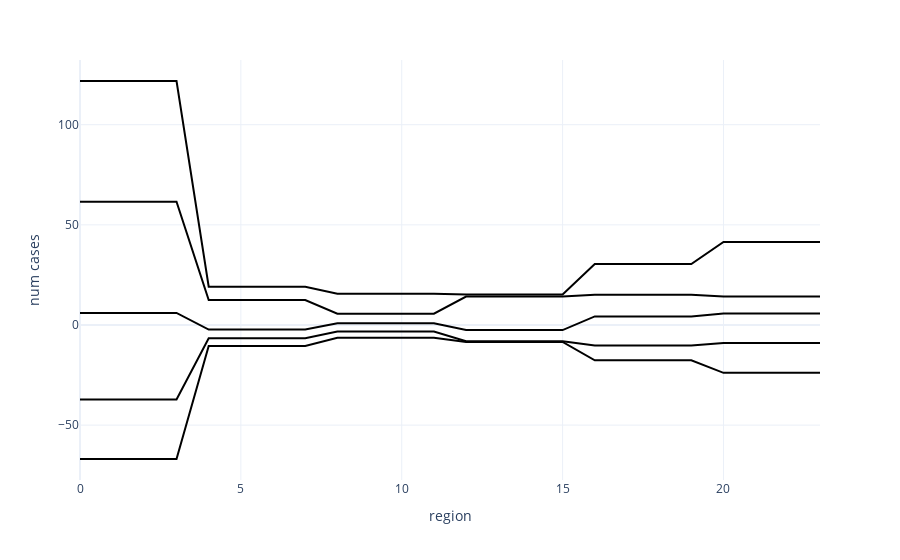

Notebook code cell kept with this figure:
### Code cell
# Plotting
plot_process(agg_gp_draws)

### Figure 1 — Plotly figure (JSON) as saved in the notebook; plotly's stock layout.template omitted (floating-point values rounded to 4 significant figures)
{"data": [{"hovertemplate": "<extra></extra>", "legendgroup": "", "line": {"color": "black", "dash": "solid"}, "marker": {"symbol": "circle"}, "mode": "lines", "name": "", "orientation": "v", "showlegend": false, "type": "scatter", "xaxis": "x", "yaxis": "y"}, {"line": {"color": "black"}, "type": "scatter", "x": [0, 1, 2, 3, 4, 5, 6, 7, 8, 9, 10, 11, 12, 13, 14, 15, 16, 17, 18, 19, 20, 21, 22, 23], "y": [-37.18, -37.18, -37.18, -37.18, -6.628, -6.628, -6.628, -6.628, -3.224, -3.224, -3.224, -3.224, -8.099, -8.099, -8.099, -8.099, -10.26, -10.26, -10.26, -10.26, -8.972, -8.972, -8.972, -8.972]}, {"line": {"color": "black"}, "type": "scatter", "x": [0, 1, 2, 3, 4, 5, 6, 7, 8, 9, 10, 11, 12, 13, 14, 15, 16, 17, 18, 19, 20, 21, 22, 23], "y": [6.035, 6.035, 6.035, 6.035, -2.293, -2.293, -2.293, -2.293, 0.8641, 0.8641, 0.8641, 0.8641, -2.547, -2.547, -2.547, -2.547, 4.282, 4.282, 4.282, 4.282, 5.729, 5.729, 5.729, 5.729]}, {"line": {"color": "black"}, "type": "scatter", "x": [0, 1, 2, 3, 4, 5, 6, 7, 8, 9, 10, 11, 12, 13, 14, 15, 16, 17, 18, 19, 20, 21, 22, 23], "y": [121.8, 121.8, 121.8, 121.8, 19.14, 19.14, 19.14, 19.14, 15.62, 15.62, 15.62, 15.62, 15.21, 15.21, 15.21, 15.21, 30.43, 30.43, 30.43, 30.43, 41.42, 41.42, 41.42, 41.42]}, {"line": {"color": "black"}, "type": "scatter", "x": [0, 1, 2, 3, 4, 5, 6, 7, 8, 9, 10, 11, 12, 13, 14, 15, 16, 17, 18, 19, 20, 21, 22, 23], "y": [-66.91, -66.91, -66.91, -66.91, -10.53, -10.53, -10.53, -10.53, -6.408, -6.408, -6.408, -6.408, -8.449, -8.449, -8.449, -8.449, -17.64, -17.64, -17.64, -17.64, -23.88, -23.88, -23.88, -23.88]}, {"line": {"color": "black"}, "type": "scatter", "x": [0, 1, 2, 3, 4, 5, 6, 7, 8, 9, 10, 11, 12, 13, 14, 15, 16, 17, 18, 19, 20, 21, 22, 23], "y": [61.56, 61.56, 61.56, 61.56, 12.42, 12.42, 12.42, 12.42, 5.619, 5.619, 5.619, 5.619, 14.22, 14.22, 14.22, 14.22, 15.06, 15.06, 15.06, 15.06, 14.24, 14.24, 14.24, 14.24]}], "layout": {"legend": {"tracegroupgap": 0}, "margin": {"t": 60}, "showlegend": false, "xaxis": {"anchor": "y", "domain": [0, 1], "title": {"text": "region"}}, "yaxis": {"anchor": "x", "domain": [0, 1], "title": {"text": "num cases"}}}}
